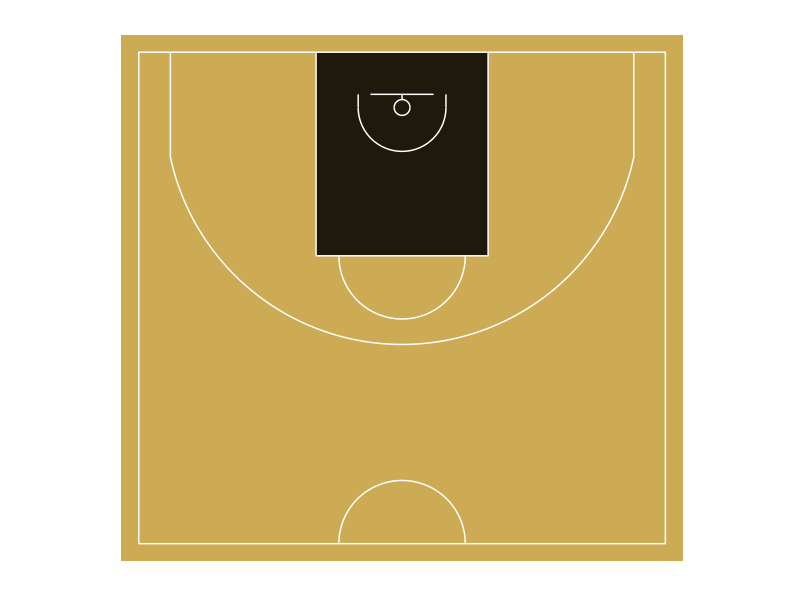

Recreate this plot in R.
library('ggplot2')
library('ggthemes')

ggplot(data=data.frame(x=1,y=1),aes(x,y))+
  ###floor:
  geom_rect(aes(xmin = -0.5, xmax = 15.5, ymin = -0.5, ymax = 14.5),fill = "darkgoldenrod", alpha = 0.7) +
  geom_rect(aes(xmin = 5.05, xmax = 9.95, ymin = 8.2, ymax = 14),fill = "black", alpha = 0.85) +
  ###court:
  geom_path(data=data.frame(x=c(0,0,15,15,0),y=c(0,14,14,0,0)), colour = "white")+
  ###centre circle:
  geom_path(data=data.frame(x=c(-1800:(-1)/1000,1:1800/1000)+7.5,y=c(sqrt(1.8^2-c(-1800:(-1)/1000,1:1800/1000)^2))),aes(x=x,y=y), colour = "white")+
  ###three point arc:
  geom_path(data=data.frame(x=c(-6600:(-1)/1000,1:6600/1000)+7.5,y=c(12.425-sqrt(6.75^2-c(-6600:(-1)/1000,1:6600/1000)^2))),aes(x=x,y=y), colour = "white")+
  ###three point lines:
  geom_path(data=data.frame(x=c(0.9,0.9),y=c(14,11)), colour = "white")+
  geom_path(data=data.frame(x=c(14.1,14.1),y=c(14,11)), colour = "white")+
  ###backboard:
  geom_path(data=data.frame(x=c(6.6,8.4),y=c(12.8,12.8)), colour = "white")+
  geom_path(data=data.frame(x=c(7.5,7.5),y=c(12.8,12.65)), colour = "white")+
  ###basket:
  geom_path(data=data.frame(x=7.5+c(-225:(-1)/1000,1:225/1000),y=c(sqrt(0.225^2-c(-225:(-1)/1000,1:225/1000)^2))+12.425),aes(x=x,y=y), colour = "white")+
  geom_path(data=data.frame(x=7.5+c(-225:(-1)/1000,1:225/1000),y=-c(sqrt(0.225^2-c(-225:(-1)/1000,1:225/1000)^2))+12.425),aes(x=x,y=y), colour = "white")+
  ###6-yard box:
  geom_path(data=data.frame(x=c(5.05,5.05,9.95,9.95),y=c(14,8.2,8.2,14)), colour = "white")+
  ###penalty arc:
  geom_path(data=data.frame(x=c(-1800:(-1)/1000,1:1800/1000)+7.5,y=c(8.2-sqrt(1.8^2-c(-1800:(-1)/1000,1:1800/1000)^2))),aes(x=x,y=y), colour = "white")+
  ###no-charge arc:
  geom_path(data=data.frame(x=c(-1250:(-1)/1000,1:1250/1000)+7.5,y=c(-sqrt(1.25^2-c(-1250:(-1)/1000,1:1250/1000)^2))+12.425),aes(x=x,y=y), colour = "white")+
  geom_path(data=data.frame(x=c(6.25,6.25),y=c(12.8,12.425)), colour = "white")+
  geom_path(data=data.frame(x=c(8.75,8.75),y=c(12.8,12.425)), colour = "white")+
  ###fix aspect ratio to 1:1:
  coord_fixed() +
  ###remove all non-geom elements:
  theme_solid()
